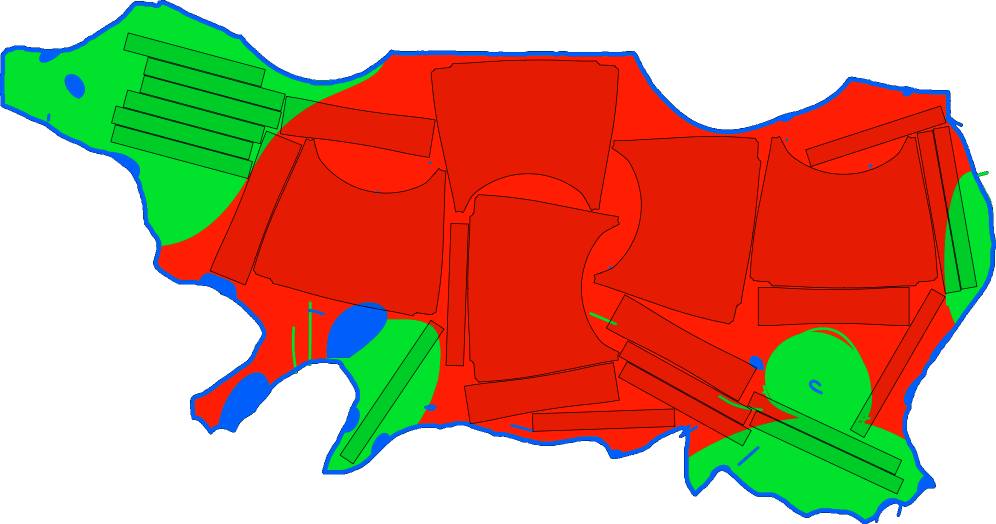
#> input picture dataset/N-code(png)/1. N0696153.png, 1992 x 1048 px (shown at 1/2 size); its folder holds only this picture in this run
$ python calc_c.py --dir '../dataset/N-code(png)'
#> lines starting #> are read from the running program, lines starting #| are printed output that depends on the picture; after the words box and inside, x2 and y2 are one past the last pixel; in counts of white or black regions, pixels touching at a corner belong together
"""Pixel-level color counting (10-class nearest-color classifier).

Scans PNG files under a directory (default: dataset/N-code(png)) and classifies
EACH pixel by nearest RGB reference among 10 classes:
- base colors 5:  red, yellow, green, blue, cyan
- dark  colors 5: dark_red, dark_yellow, dark_green, dark_blue, dark_cyan

Classification:
- For each valid pixel, compute squared Euclidean distance in RGB to each of the
  10 reference colors and assign the pixel to the closest class.

Ignore (heuristics):
- alpha == 0
- near-black outline pixels
- optionally partially-transparent pixels to reduce boundary anti-aliasing

CLI:
    python3 src/calc_c.py
    python3 src/calc_c.py --dir "dataset/N-code(png)"

"""

from __future__ import annotations

from dataclasses import dataclass
from pathlib import Path
from typing import Dict, Iterable, Iterator, Optional, Tuple

from PIL import Image

try:
    import numpy as np  # type: ignore

    _HAS_NUMPY = True
except Exception:
    np = None  # type: ignore
    _HAS_NUMPY = False


# 5 base reference colors
REFERENCE_COLORS: Dict[str, Tuple[int, int, int]] = {
    "red": (255, 30, 3),
    "yellow": (245, 245, 30),
    "green": (0, 226, 43),
    "blue": (0, 95, 250),
    "cyan": (0, 250, 250),
}

# 5 dark reference colors (simple scaled versions; adjust if you have exact refs)
DARK_REFERENCE_COLORS: Dict[str, Tuple[int, int, int]] = {
    "dark_red": (220, 25, 3),
    "dark_yellow": (220, 22, 25),
    "dark_green": (0, 204, 39),
    "dark_blue": (0, 86, 225),
    "dark_cyan": (0, 225, 225),
}

OUTPUT_CLASSES: Tuple[str, ...] = (
    "red",
    "dark_red",
    "yellow",
    "dark_yellow",
    "green",
    "dark_green",
    "blue",
    "dark_blue",
    "cyan",
    "dark_cyan",
)

BASE_COLORS: Tuple[str, ...] = ("red", "yellow", "green", "blue", "cyan")

# class -> RGB
ALL_CLASS_COLORS: Dict[str, Tuple[int, int, int]] = {
    **REFERENCE_COLORS,
    **DARK_REFERENCE_COLORS,
}

# stable ordering for numpy argmin
CLASS_ORDER: Tuple[str, ...] = OUTPUT_CLASSES


@dataclass(frozen=True)
class ColorRule:
    # Ignore outlines / boundary anti-aliasing pixels (heuristics)
    ignore_near_black_max_channel: int = 25
    ignore_near_black_sum: int = 40

    # To reduce boundary anti-aliasing effects: ignore partially transparent pixels.
    # 255 means only fully-opaque pixels are counted.
    ignore_alpha_below: int = 255


def _resolve_default_dir(dir_path: Optional[str | Path]) -> Path:
    if dir_path is not None:
        return Path(dir_path)

    candidates = [Path("dataset/N-code(png)"), Path("dataset/N-code(PNG)")]
    for c in candidates:
        if c.exists() and c.is_dir():
            return c

    dataset_dir = Path("dataset")
    if dataset_dir.exists():
        for p in dataset_dir.iterdir():
            if p.is_dir() and p.name.lower().startswith("n-code"):
                return p

    return Path("dataset/N-code(png)")


def iter_png_files(dir_path: str | Path) -> Iterator[Path]:
    p = Path(dir_path)
    if not p.exists():
        raise FileNotFoundError(f"Directory not found: {p}")
    if not p.is_dir():
        raise NotADirectoryError(f"Not a directory: {p}")

    yield from sorted([x for x in p.iterdir() if x.is_file() and x.suffix.lower() == ".png"])


def _display_filename(png_name: str) -> str:
    """Return name starting from 'N' and without '.png'.

    Examples:
      '1. N0696153.png' -> 'N0696153'
      '14. N09169717.png' -> 'N09169717'
    """

    stem = Path(png_name).stem
    idx = stem.find("N")
    return stem[idx:] if idx >= 0 else stem


# [5 lines left out: function _dist2_rgb, not called in this run]


def count_class_pixels_in_image(image_path: str | Path, rule: ColorRule = ColorRule()) -> Dict[str, int]:
    counts: Dict[str, int] = {k: 0 for k in OUTPUT_CLASSES}

    image_path = Path(image_path)
    with Image.open(image_path) as img:
#> img is the input picture: PIL image 1992x1048 RGBA; mean R, G, B, A 197.6, 147.5, 117.9, 153.5
        rgba = img.convert("RGBA")

        if _HAS_NUMPY:
            arr = np.asarray(rgba)
            r = arr[..., 0].astype(np.int32)
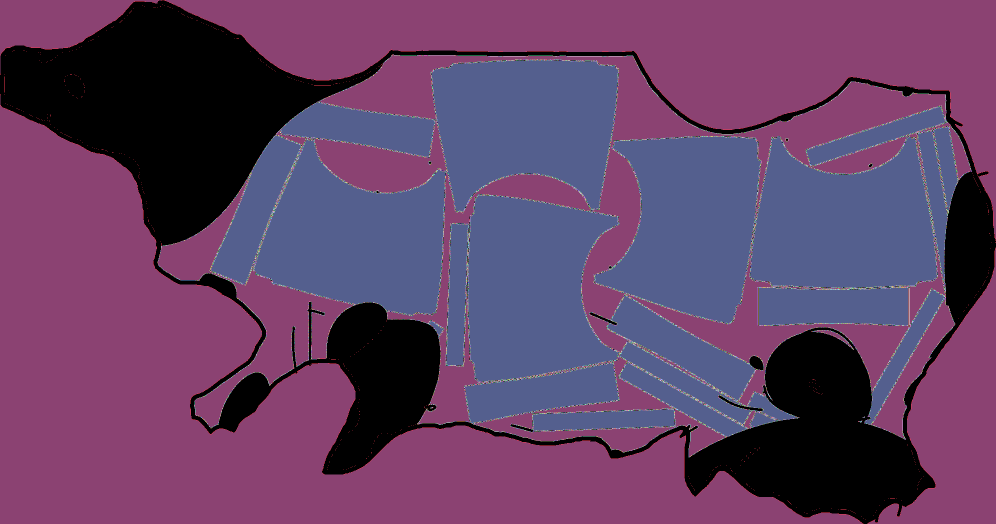
#> r: shape (1048, 1992) int32 (shown at 1/2 size); 256 distinct labels, from 0 to 255; one colour per label, 0 black
            g = arr[..., 1].astype(np.int32)
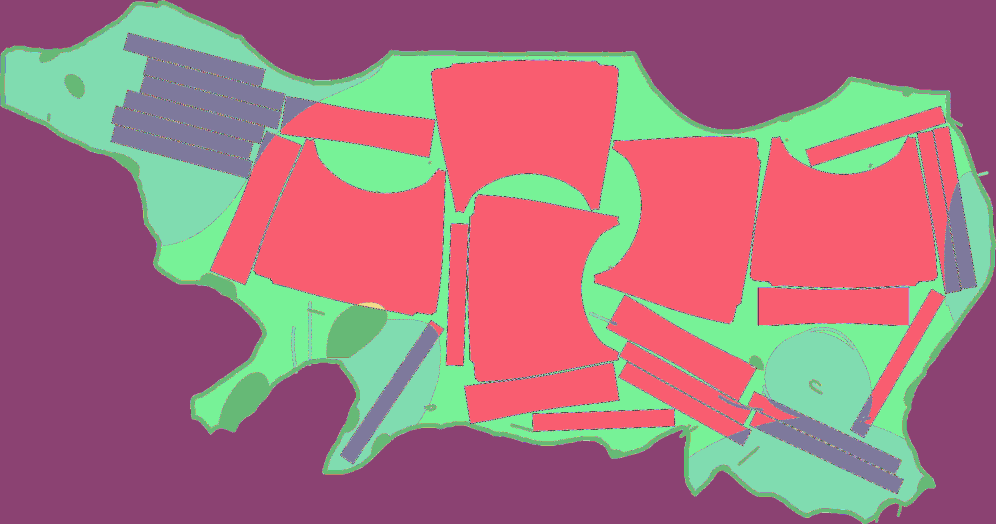
#> g: shape (1048, 1992) int32 (shown at 1/2 size); 228 distinct labels, from 0 to 255; one colour per label, 0 black
            b = arr[..., 2].astype(np.int32)
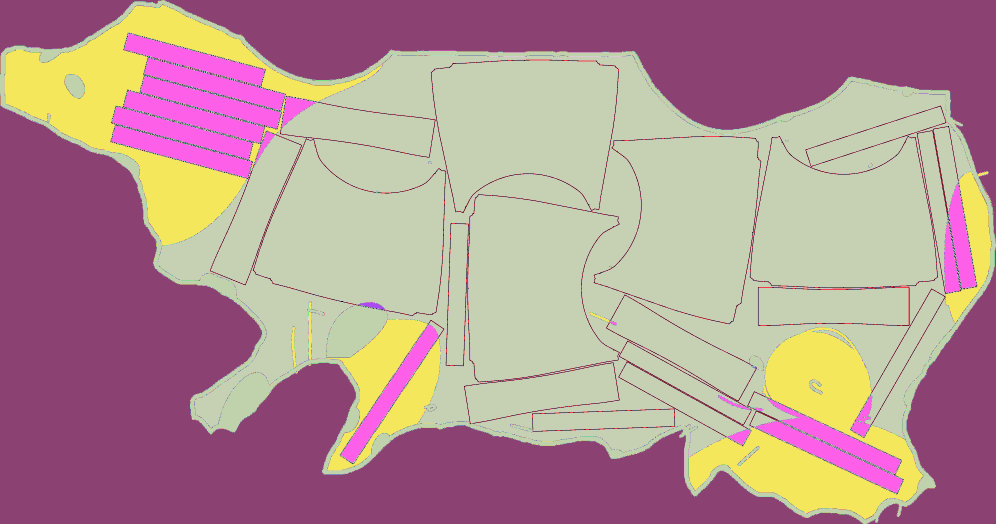
#> b: shape (1048, 1992) int32 (shown at 1/2 size); 252 distinct labels, from 0 to 255; one colour per label, 0 black
            a = arr[..., 3].astype(np.int32)
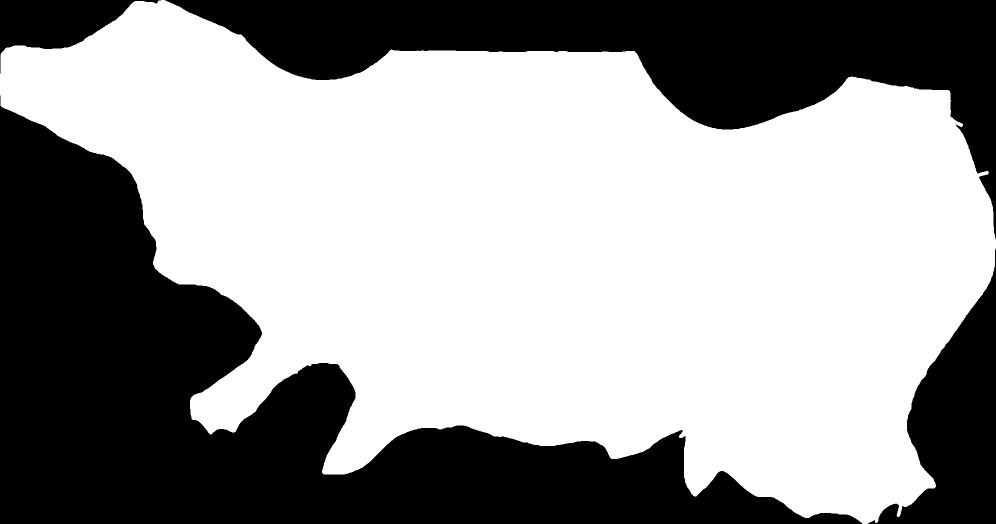
#> a: shape (1048, 1992) int32 (shown at 1/2 size); 60.2% white; 4 black regions, box (x1, y1, x2, y2) and area: (0, 191, 1725, 1048) 493111, (330, 0, 1992, 479) 253105, (1735, 497, 1992, 1048) 64108, (0, 0, 322, 147) 20590

            s = r + g + b
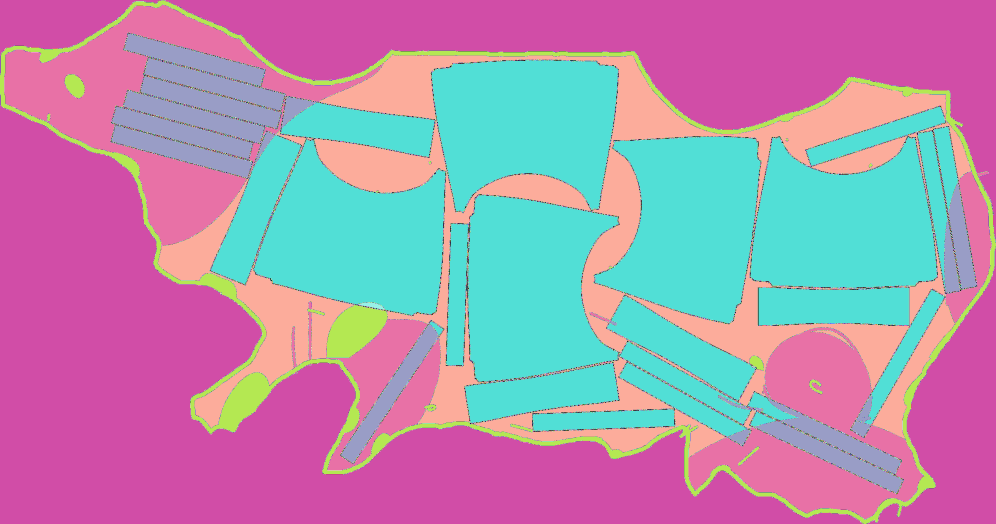
#> s: shape (1048, 1992) int32 (shown at 1/2 size); 339 distinct labels, from 0 to 765; one colour per label, 0 black
            maxc = np.maximum(np.maximum(r, g), b)
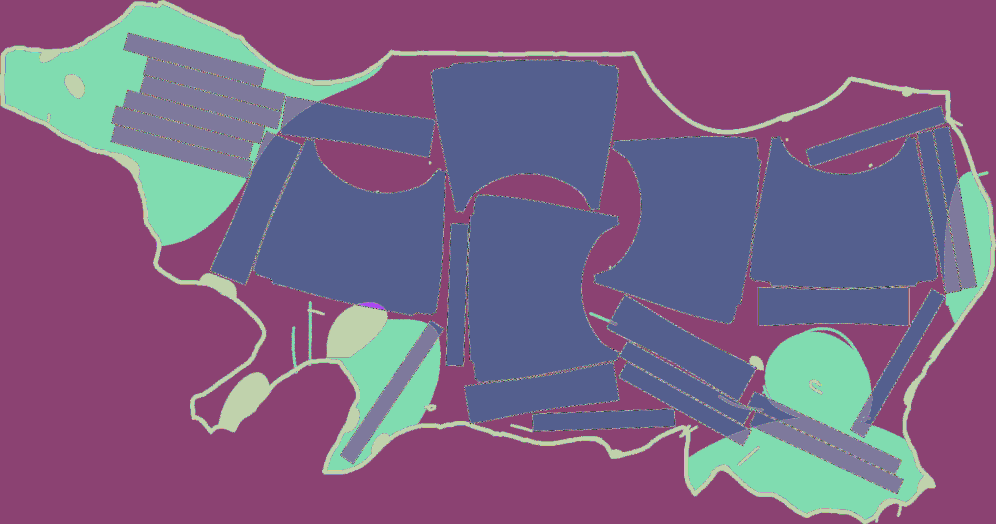
#> maxc: shape (1048, 1992) int32 (shown at 1/2 size); 256 distinct labels, from 0 to 255; one colour per label, 0 black

            valid = (a >= int(rule.ignore_alpha_below)) & (s > 0)
#> valid: shape (1048, 1992) bool; 59.9% white; 3818 black regions (3808 under 20 px), largest, box (x1, y1, x2, y2) and area: (0, 191, 1725, 1048) 493111, (330, 0, 1992, 479) 253105, (1735, 497, 1992, 1048) 64108
            valid &= (maxc >= int(rule.ignore_near_black_max_channel))
            valid &= (s >= int(rule.ignore_near_black_sum))
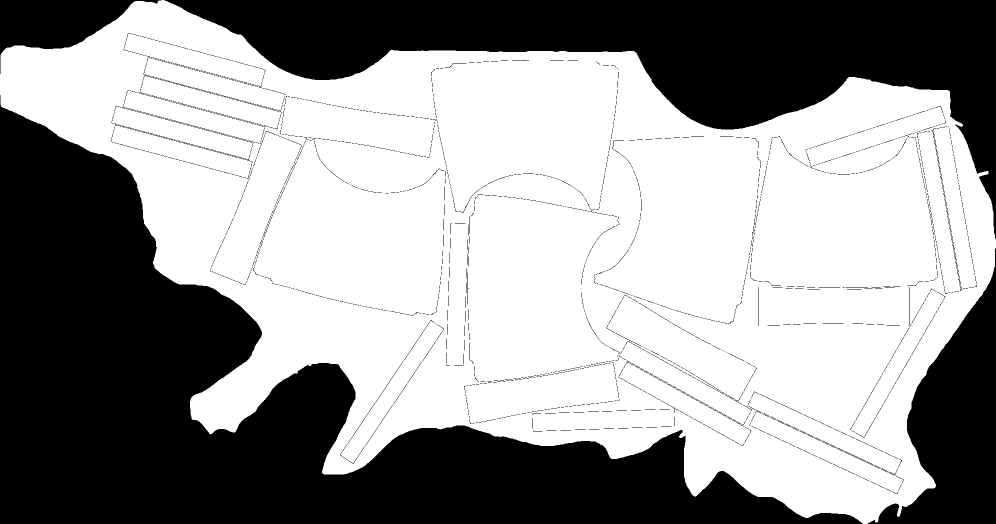
#> valid: shape (1048, 1992) bool (shown at 1/2 size); 59.3% white; 2296 black regions (2155 under 20 px), largest, box (x1, y1, x2, y2) and area: (0, 190, 1726, 1048) 493767, (329, 0, 1992, 479) 253489, (1735, 496, 1992, 1048) 64287

            # Nearest-color assignment (argmin over 10 refs)
            best_dist = np.full(r.shape, 1_000_000_000, dtype=np.int32)
            best_idx = np.full(r.shape, -1, dtype=np.int16)

            for idx, cls in enumerate(CLASS_ORDER):
                ref = ALL_CLASS_COLORS[cls]
                dist = (r - int(ref[0])) * (r - int(ref[0])) + (g - int(ref[1])) * (g - int(ref[1])) + (b - int(ref[2])) * (b - int(ref[2]))
                better = dist < best_dist
                best_dist = np.where(better, dist, best_dist)
                best_idx = np.where(better, idx, best_idx)
#> (the rest of the program and of its run is left out)
